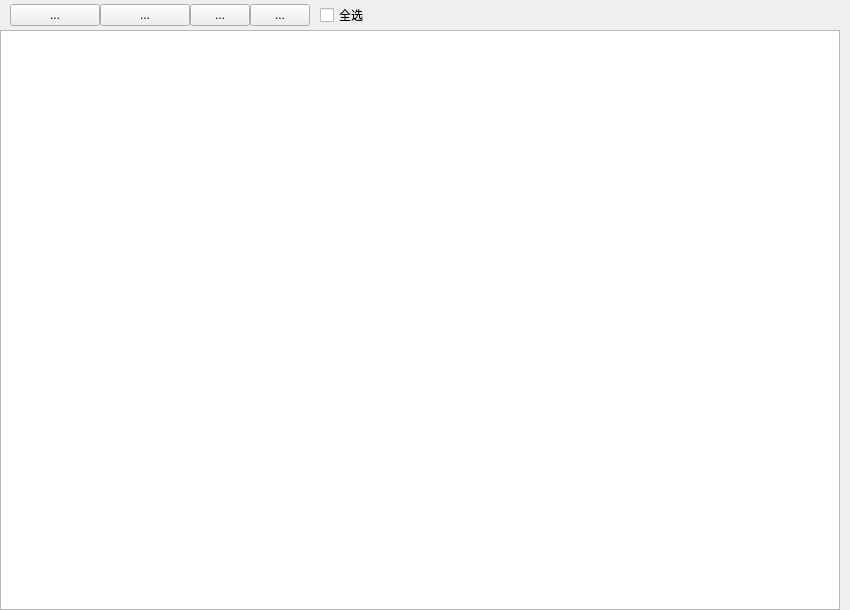
<?xml version="1.0" encoding="UTF-8"?>
<ui version="4.0">
 <class>SMMyMusic</class>
 <widget class="QWidget" name="SMMyMusic">
  <property name="geometry">
   <rect>
    <x>0</x>
    <y>0</y>
    <width>850</width>
    <height>610</height>
   </rect>
  </property>
  <property name="windowTitle">
   <string>Form</string>
  </property>
  <widget class="QTableWidget" name="tableWidget">
   <property name="geometry">
    <rect>
     <x>0</x>
     <y>30</y>
     <width>840</width>
     <height>580</height>
    </rect>
   </property>
  </widget>
  <widget class="QWidget" name="tools" native="true">
   <property name="geometry">
    <rect>
     <x>0</x>
     <y>0</y>
     <width>840</width>
     <height>30</height>
    </rect>
   </property>
   <widget class="QToolButton" name="tbShangchuan">
    <property name="geometry">
     <rect>
      <x>10</x>
      <y>4</y>
      <width>90</width>
      <height>22</height>
     </rect>
    </property>
    <property name="text">
     <string>...</string>
    </property>
   </widget>
   <widget class="QToolButton" name="tbFasong">
    <property name="geometry">
     <rect>
      <x>100</x>
      <y>4</y>
      <width>90</width>
      <height>22</height>
     </rect>
    </property>
    <property name="text">
     <string>...</string>
    </property>
   </widget>
   <widget class="QToolButton" name="tbShanchu">
    <property name="geometry">
     <rect>
      <x>190</x>
      <y>4</y>
      <width>60</width>
      <height>22</height>
     </rect>
    </property>
    <property name="text">
     <string>...</string>
    </property>
   </widget>
   <widget class="QCheckBox" name="cbAllSelect">
    <property name="geometry">
     <rect>
      <x>320</x>
      <y>5</y>
      <width>51</width>
      <height>20</height>
     </rect>
    </property>
    <property name="text">
     <string>全选</string>
    </property>
   </widget>
   <widget class="QToolButton" name="tbShuaxin">
    <property name="geometry">
     <rect>
      <x>250</x>
      <y>4</y>
      <width>60</width>
      <height>22</height>
     </rect>
    </property>
    <property name="text">
     <string>...</string>
    </property>
   </widget>
  </widget>
 </widget>
 <resources/>
 <connections/>
</ui>
